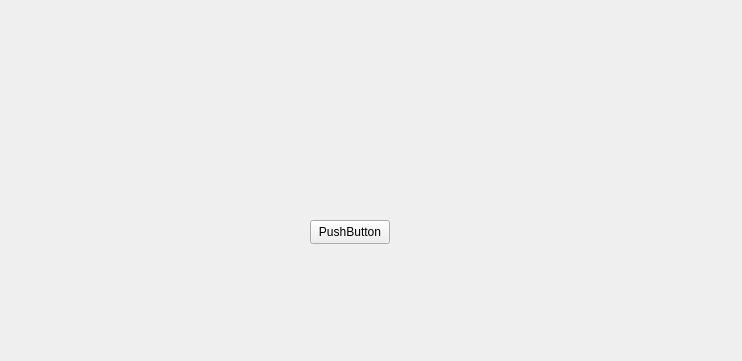
<?xml version="1.0" encoding="UTF-8"?>
<ui version="4.0">
 <class>HomeWindow</class>
 <widget class="QWidget" name="HomeWindow">
  <property name="enabled">
   <bool>true</bool>
  </property>
  <property name="geometry">
   <rect>
    <x>0</x>
    <y>0</y>
    <width>742</width>
    <height>361</height>
   </rect>
  </property>
  <property name="windowTitle">
   <string>Form</string>
  </property>
  <widget class="QLabel" name="label">
   <property name="geometry">
    <rect>
     <x>270</x>
     <y>40</y>
     <width>151</width>
     <height>151</height>
    </rect>
   </property>
   <property name="styleSheet">
    <string notr="true">image: url(:/logo/GUESS-THE-WORD.jpg);</string>
   </property>
   <property name="text">
    <string/>
   </property>
  </widget>
  <widget class="QPushButton" name="pushButton">
   <property name="geometry">
    <rect>
     <x>310</x>
     <y>220</y>
     <width>80</width>
     <height>24</height>
    </rect>
   </property>
   <property name="mouseTracking">
    <bool>false</bool>
   </property>
   <property name="tabletTracking">
    <bool>false</bool>
   </property>
   <property name="text">
    <string>PushButton</string>
   </property>
  </widget>
 </widget>
 <resources/>
 <connections/>
</ui>
